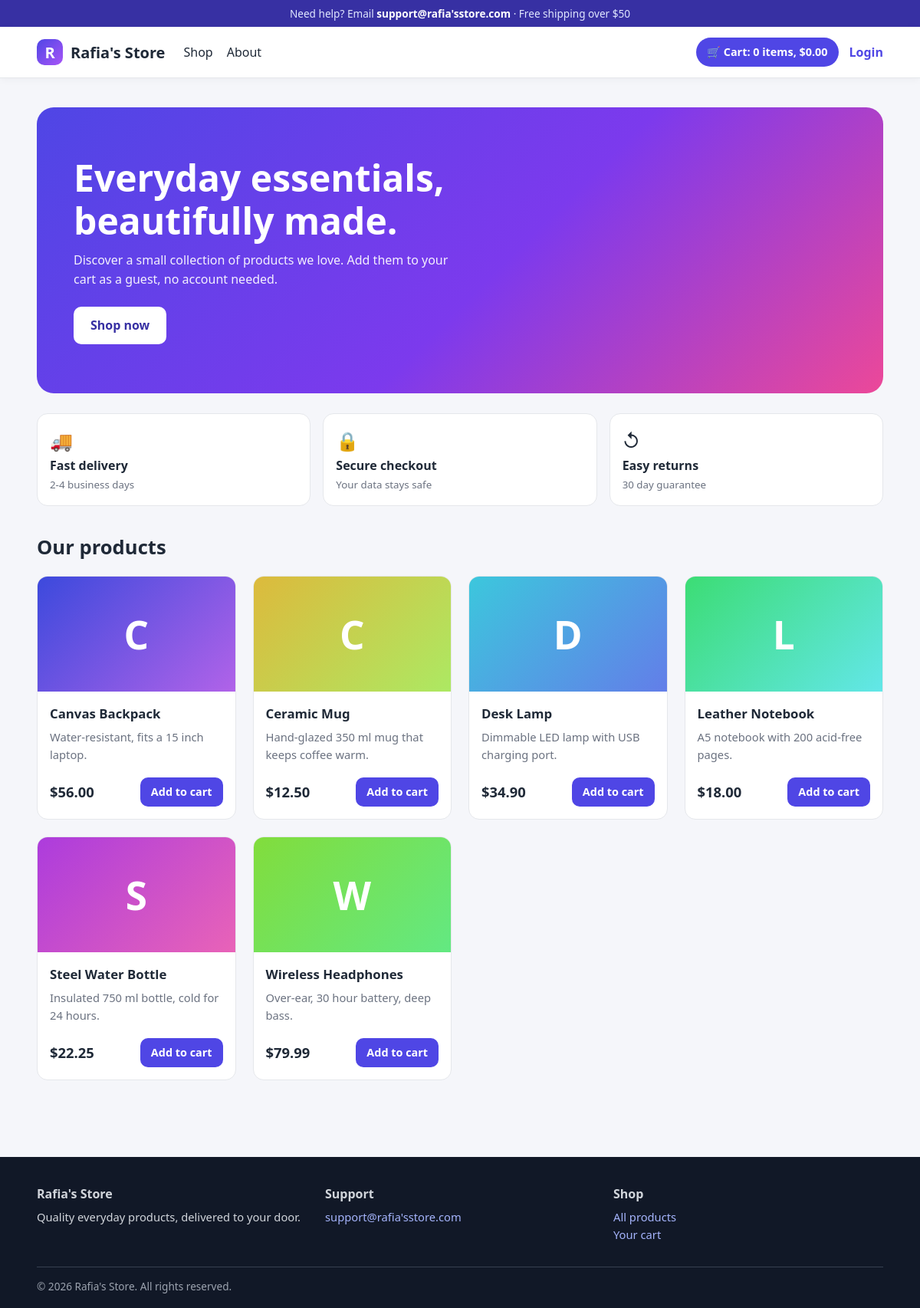
The page / on the database its author committed.
### store/models.py (models this page shows, shortened)
class Product(models.Model):
    name = models.CharField(max_length=200)
    description = models.TextField(blank=True)
    price = models.DecimalField(max_digits=8, decimal_places=2)
    class Meta:
        ordering = ["name"]

### store/views.py (the view)
# urls.py: path("", views.home, name="home"),
def home(request):
    return render(request, "store/home.html", {"products": Product.objects.all()})

### store/context_processors.py (called while the page is built)
def site_settings(request):
    return {
        "SITE_NAME": settings.SITE_NAME,
        "SUPPORT_EMAIL": settings.SUPPORT_EMAIL,
        "CURRENT_YEAR": date.today().year,
    }

def cart_summary(request):
    session = getattr(request, "session", {})
    cart = session.get("cart", {})
    count = sum(item["qty"] for item in cart.values())
    total = sum(
        (Decimal(item["price"]) * item["qty"] for item in cart.values()),
        Decimal("0.00"),
    )
    return {"cart_count": count, "cart_total": total}

def notifications(request):
    return {"unread_notifications": SimpleLazyObject(lambda: _unread_count(request))}

### store/templates/store/home.html
{% extends "store/base.html" %}
{% block content %}
<section class="hero">
  <div>
    <h1>Everyday essentials, beautifully made.</h1>
    <p>Discover a small collection of products we love. Add them to your cart as a guest, no account needed.</p>
    <a class="btn" href="#products">Shop now</a>
  </div>
</section>
<section class="features">
  <div><span>&#128666;</span><strong>Fast delivery</strong><small>2-4 business days</small></div>
  <div><span>&#128274;</span><strong>Secure checkout</strong><small>Your data stays safe</small></div>
  <div><span>&#8634;</span><strong>Easy returns</strong><small>30 day guarantee</small></div>
</section>
<h2 id="products" class="section-title">Our products</h2>
<div class="grid">
{% for p in products %}
  <article class="card">
    <div class="thumb" style="--hue: {% widthratio p.pk 1 47 %}">{{ p.name|slice:":1" }}</div>
    <div class="card-body">
      <h3>{{ p.name }}</h3>
      <p class="muted">{{ p.description }}</p>
      <div class="card-foot">
        <span class="price">${{ p.price }}</span>
        <form method="post" action="{% url 'store:add_to_cart' p.pk %}">{% csrf_token %}<button class="btn small">Add to cart</button></form>
      </div>
    </div>
  </article>
{% empty %}
  <p class="muted">No products yet. Run <code>python manage.py seed_store</code> or add some in the admin.</p>
{% endfor %}
</div>
{% endblock %}

### store/templates/store/base.html (shortened to what this page needs)
{% load static %}<!doctype html>
<html lang="en">
<head>
  <link rel="stylesheet" href="{% static 'store/style.css' %}">
</head>
<body>
<div class="topbar">Need help? Email <a href="mailto:{{ SUPPORT_EMAIL }}">{{ SUPPORT_EMAIL }}</a> &middot; Free shipping over $50</div>
<header class="site-header">
  <div class="container nav">
    <a class="brand" href="{% url 'store:home' %}"><span class="logo">R</span> {{ SITE_NAME }}</a>
    <nav class="links">
      <a href="{% url 'store:home' %}">Shop</a>
      <a href="{% url 'store:about' %}">About</a>
    </nav>
    <div class="actions">
      <a class="cart-pill" href="{% url 'store:cart' %}">&#128722; <span>Cart: {{ cart_count }} items, ${{ cart_total }}</span></a>
      {% if user.is_authenticated %}
        <form method="post" action="{% url 'logout' %}" class="inline">{% csrf_token %}<button class="btn-link" type="submit">Logout ({{ user.username }})</button></form>
      {% else %}
        <a class="btn-link" href="{% url 'login' %}">Login</a>
      {% endif %}
    </div>
  </div>
</header>
<main class="container">{% block content %}{% endblock %}</main>
<footer class="site-footer">
  <div class="container footer-grid">
    <div><strong>{{ SITE_NAME }}</strong><p>Quality everyday products, delivered to your door.</p></div>
    <div><strong>Support</strong><p><a href="mailto:{{ SUPPORT_EMAIL }}">{{ SUPPORT_EMAIL }}</a></p></div>
    <div><strong>Shop</strong><p><a href="{% url 'store:home' %}">All products</a><br><a href="{% url 'store:cart' %}">Your cart</a></p></div>
  </div>
  <div class="container copyright">&copy; {{ CURRENT_YEAR }} {{ SITE_NAME }}. All rights reserved.</div>
</footer>
</body>
</html>

### store/static/store/style.css (style rules this page uses)
:root { --brand: #4f46e5; --brand-dark: #3730a3; --ink: #1f2937; --muted: #6b7280; --bg: #f5f6fa; --card: #fff; --line: #e5e7eb; --radius: 14px }
* { box-sizing: border-box }
body { margin: 0; font-family: system-ui, -apple-system, "Segoe UI", Roboto, sans-serif; color: var(--ink); background: var(--bg); line-height: 1.55 }
a { color: var(--brand); text-decoration: none }
.container { width: min(1120px, 92%); margin: 0 auto }
main.container { padding: 28px 0 60px; min-height: 60vh }
.topbar { background: var(--brand-dark); color: #e0e7ff; font-size: .85rem; text-align: center; padding: 7px 10px }
.topbar a { color: #fff; font-weight: 600 }
.site-header { background: #fff; border-bottom: 1px solid var(--line); position: sticky; top: 0; z-index: 10; box-shadow: 0 2px 10px rgba(0, 0, 0, .04) }
.nav { display: flex; align-items: center; gap: 24px; padding: 14px 0; flex-wrap: wrap }
.brand { display: flex; align-items: center; gap: 10px; font-weight: 800; font-size: 1.25rem; color: var(--ink) }
.logo { display: grid; place-items: center; width: 34px; height: 34px; border-radius: 10px; background: linear-gradient(135deg, var(--brand), #a855f7); color: #fff }
.links { display: flex; gap: 18px }
.links a { color: var(--ink); font-weight: 500 }
.actions { margin-left: auto; display: flex; align-items: center; gap: 14px; flex-wrap: wrap }
.cart-pill { background: var(--brand); color: #fff; padding: 8px 14px; border-radius: 999px; font-weight: 600; font-size: .9rem }
.btn-link { background: none; border: 0; color: var(--brand); font: inherit; font-weight: 600; cursor: pointer; padding: 0 }
.btn { display: inline-block; background: var(--brand); color: #fff; border: 0; padding: 12px 22px; border-radius: 10px; font: inherit; font-weight: 600; cursor: pointer; transition: .15s }
.btn.small { padding: 8px 14px; font-size: .9rem }
.hero { margin-top: 10px; border-radius: 22px; padding: 64px 48px; color: #fff; background: linear-gradient(135deg, #4f46e5 0%, #7c3aed 55%, #ec4899 100%) }
.hero h1 { font-size: clamp(1.9rem, 4vw, 3rem); margin: 0 0 12px; line-height: 1.15; max-width: 640px }
.hero p { max-width: 520px; margin: 0 0 24px; opacity: .92 }
.hero .btn { background: #fff; color: var(--brand-dark) }
.features { display: grid; grid-template-columns: repeat(auto-fit, minmax(200px, 1fr)); gap: 16px; margin: 26px 0 }
.features div { background: var(--card); border: 1px solid var(--line); border-radius: var(--radius); padding: 16px; display: flex; flex-direction: column; gap: 2px }
.features span { font-size: 1.5rem }
.features small { color: var(--muted) }
.section-title { margin: 34px 0 18px; font-size: 1.6rem }
.grid { display: grid; grid-template-columns: repeat(auto-fill, minmax(230px, 1fr)); gap: 22px }
.card { background: var(--card); border: 1px solid var(--line); border-radius: var(--radius); overflow: hidden; transition: .2s; display: flex; flex-direction: column }
.thumb { height: 150px; display: grid; place-items: center; font-size: 3.2rem; font-weight: 800; color: #fff; background: linear-gradient(135deg, hsl(var(--hue) 70% 55%), hsl(calc(var(--hue) + 40) 75% 65%)) }
.card-body { padding: 16px; display: flex; flex-direction: column; gap: 6px; flex: 1 }
.card-body h3 { margin: 0; font-size: 1.05rem }
.muted { color: var(--muted); font-size: .92rem; margin: 0 }
.card-foot { margin-top: auto; padding-top: 12px; display: flex; align-items: center; justify-content: space-between }
.price { font-weight: 800; font-size: 1.15rem }
.site-footer { background: #111827; color: #d1d5db; padding: 36px 0 18px; margin-top: 40px }
.site-footer a { color: #a5b4fc }
.site-footer p { margin: 6px 0; font-size: .92rem }
.footer-grid { display: grid; grid-template-columns: repeat(auto-fit, minmax(200px, 1fr)); gap: 24px }
.copyright { border-top: 1px solid #374151; margin-top: 24px; padding-top: 14px; font-size: .85rem; color: #9ca3af }

### rows shown on the page
Product: name "C", name "Canvas Backpack", description "Water-resistant, fits a 15 inch laptop.", price "56.00"
Product: name "C", name "Ceramic Mug", description "Hand-glazed 350 ml mug that keeps coffee warm.", price "12.50"
Product: name "D", name "Desk Lamp", description "Dimmable LED lamp with USB charging port.", price "34.90"
Product: name "L", name "Leather Notebook", description "A5 notebook with 200 acid-free pages.", price "18.00"
Product: name "S", name "Steel Water Bottle", description "Insulated 750 ml bottle, cold for 24 hours.", price "22.25"
Product: name "W", name "Wireless Headphones", description "Over-ear, 30 hour battery, deep bass.", price "79.99"

### other values the page prints
{{ SUPPORT_EMAIL }} "support@rafia'sstore.com"
{{ SITE_NAME }} "Rafia's Store"
{{ cart_count }} "0"
{{ cart_total }} "0.00"
